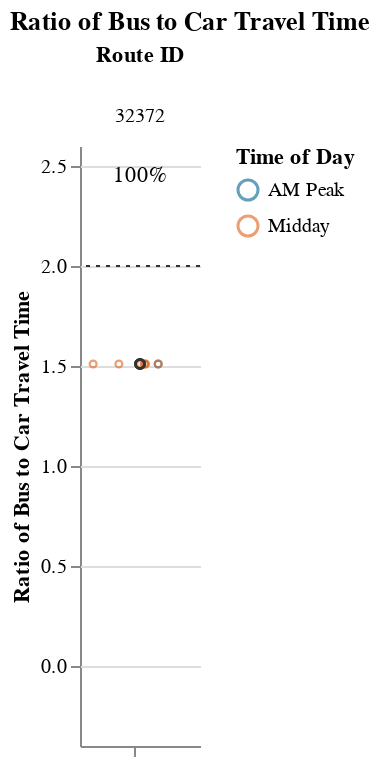
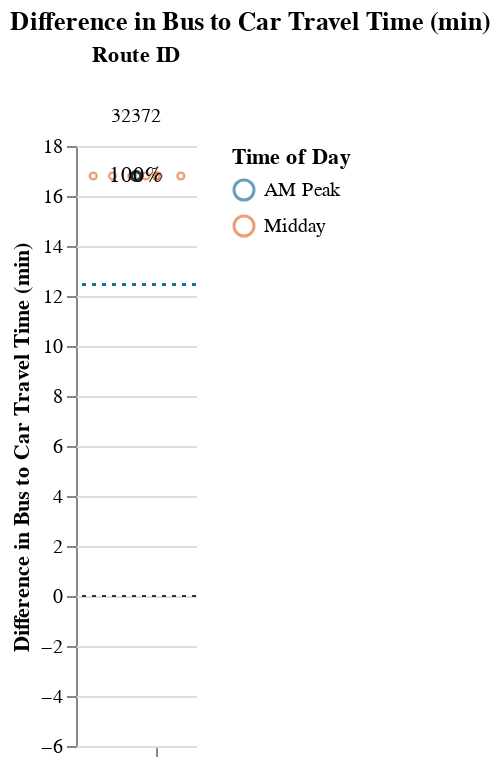

Write notebook code for charts like these, in order.
### Markdown cell above
## Viable Competitive Routes
### Short Routes (< 1 hr)

### Code cell
# Allow for possibility that operator doesn't have routes that fall into certain route_groups
# But, jupyterbook will not like markdown with f-string
# separate out route_group and put in each cell, and use try/except + if to display...
# but all 3 route groups must be displayed. just add sentence about why no routes were returned at the end
route_group = "short"
try:
    subset_routes, mult, diff  = setup_charts(df, PCT_COMPETITIVE_THRESHOLD, route_group)
    
    if len(subset_routes) > 0:
        display(
            Markdown(
                f"{CAPTIONS_DICT[route_group]}"
                "Within each route group, routes are sorted in descending order "
                "by % competitive trips and # trips below the additional time cut-off."
            )
        )

        display(mult)
        display(diff)
except:
    print("No routes meet this criteria.")

### Figure 1 — Vega-Lite specification as saved in the notebook (floating-point values rounded to 4 significant figures)
{"config": {"view": {"continuousWidth": 400, "continuousHeight": 300, "stroke": null}, "facet": {"spacing": 0}}, "data": {"name": "data-14527c621fbcf766f18a1ad091930222"}, "facet": {"column": {"field": "route_id", "sort": ["32372"], "title": "Route ID", "type": "nominal"}}, "spec": {"layer": [{"mark": {"type": "point", "opacity": 0.65, "size": 12, "strokeWidth": 1.1}, "encoding": {"color": {"field": "time_of_day", "scale": {"range": ["#136C97", "#E16B26", "#F6BF16", "#00896B", "#7790A3", "#5B559C"]}, "sort": ["AM Peak", "Midday", "PM Peak", "Owl Service"], "title": "Time of Day", "type": "nominal"}, "tooltip": [{"field": "route_id", "type": "nominal"}, {"field": "trip_id", "type": "nominal"}, {"field": "service_hours", "type": "quantitative"}, {"field": "car_duration_hours", "type": "quantitative"}, {"field": "bus_multiplier", "type": "quantitative"}, {"field": "bus_difference", "type": "quantitative"}, {"field": "num_trips", "type": "quantitative"}, {"field": "num_competitive", "type": "quantitative"}, {"field": "pct_trips_competitive", "type": "quantitative"}, {"field": "p25", "type": "quantitative"}, {"field": "p50", "type": "quantitative"}, {"field": "p75", "type": "quantitative"}], "x": {"axis": {"grid": false, "labels": false, "ticks": true, "values": [0]}, "field": "jitter", "scale": {}, "title": null, "type": "quantitative"}, "y": {"field": "bus_multiplier", "scale": {"domain": [-0.25, 2.5]}, "title": "Ratio of Bus to Car Travel Time", "type": "quantitative"}}, "selection": {"selector001": {"type": "interval", "bind": "scales", "encodings": ["x", "y"]}}, "transform": [{"calculate": "sqrt(-2*log(random()))*cos(2*PI*random())", "as": "jitter"}], "width": 60}, {"layer": [{"mark": {"type": "point", "opacity": 0.6, "size": 20, "strokeWidth": 1.3}, "encoding": {"color": {"value": "#323434"}, "y": {"field": "bus_multiplier", "type": "quantitative"}}, "transform": [{"filter": "(datum.p50_trip === 1)"}]}, {"mark": {"type": "rule", "strokeDash": [2, 3]}, "encoding": {"color": {"value": "#323434"}, "y": {"field": "cutoff", "type": "quantitative"}}}, {"mark": {"type": "text", "align": "center", "baseline": "middle"}, "encoding": {"color": {"value": "black"}, "text": {"field": "pct_trips_competitive", "format": ".0%", "type": "quantitative"}, "tooltip": [{"field": "route_id", "type": "nominal"}, {"field": "trip_id", "type": "nominal"}, {"field": "service_hours", "type": "quantitative"}, {"field": "car_duration_hours", "type": "quantitative"}, {"field": "bus_multiplier", "type": "quantitative"}, {"field": "bus_difference", "type": "quantitative"}, {"field": "num_trips", "type": "quantitative"}, {"field": "num_competitive", "type": "quantitative"}, {"field": "pct_trips_competitive", "type": "quantitative"}, {"field": "p25", "type": "quantitative"}, {"field": "p50", "type": "quantitative"}, {"field": "p75", "type": "quantitative"}], "x": {"value": 30}, "y": {"value": 15}}, "transform": [{"calculate": "sqrt(-2*log(random()))*cos(2*PI*random())", "as": "jitter"}, {"filter": "(datum.fastest_trip === 1)"}]}]}]}, "resolve": {"scale": {"y": "shared"}}, "title": "Ratio of Bus to Car Travel Time", "$schema": "https://vega.github.io/schema/vega-lite/v4.17.0.json", "datasets": {"data-14527c621fbcf766f18a1ad091930222": [{"calitp_itp_id": 23, "trip_key": -495063191518700983, "trip_id": "t_1945294_b_33000_tn_5", "shape_id": "p_1303321", "route_id": "32372", "service_hours": 0.83, "trip_first_departure_ts": 46800, "trip_last_arrival_ts": 49800, "departure_hour": 13, "time_of_day": "Midday", "p25": 0.83, "p50": 0.83, "p75": 0.83, "p50_trip": 1, "fastest_trip": 0, "car_duration_hours": 0.55, "competitive_route": 1, "bus_multiplier": 1.51, "bus_difference": 16.8, "num_trips": 8, "num_competitive": 8, "pct_trips_competitive": 1.0, "bus_difference_spread": 0.0, "route_group": "short", "max_trip_hrs": 0.83, "max_trip_route_group": 0.83, "name": "City of Auburn", "caltrans_district": "03 - Marysville", "drmt_organization_name": null, "cutoff2": 12.45, "cutoff": 2}, {"calitp_itp_id": 23, "trip_key": 3451147569583601527, "trip_id": "t_1945294_b_33000_tn_7", "shape_id": "p_1303321", "route_id": "32372", "service_hours": 0.83, "trip_first_departure_ts": 54000, "trip_last_arrival_ts": 57000, "departure_hour": 15, "time_of_day": "Midday", "p25": 0.83, "p50": 0.83, "p75": 0.83, "p50_trip": 1, "fastest_trip": 0, "car_duration_hours": 0.55, "competitive_route": 1, "bus_multiplier": 1.51, "bus_difference": 16.8, "num_trips": 8, "num_competitive": 8, "pct_trips_competitive": 1.0, "bus_difference_spread": 0.0, "route_group": "short", "max_trip_hrs": 0.83, "max_trip_route_group": 0.83, "name": "City of Auburn", "caltrans_district": "03 - Marysville", "drmt_organization_name": null, "cutoff2": 12.45, "cutoff": 2}, {"calitp_itp_id": 23, "trip_key": 7840736089326840615, "trip_id": "t_1945294_b_33000_tn_3", "shape_id": "p_1303321", "route_id": "32372", "service_hours": 0.83, "trip_first_departure_ts": 39600, "trip_last_arrival_ts": 42600, "departure_hour": 11, "time_of_day": "Midday", "p25": 0.83, "p50": 0.83, "p75": 0.83, "p50_trip": 1, "fastest_trip": 0, "car_duration_hours": 0.55, "competitive_route": 1, "bus_multiplier": 1.51, "bus_difference": 16.8, "num_trips": 8, "num_competitive": 8, "pct_trips_competitive": 1.0, "bus_difference_spread": 0.0, "route_group": "short", "max_trip_hrs": 0.83, "max_trip_route_group": 0.83, "name": "City of Auburn", "caltrans_district": "03 - Marysville", "drmt_organization_name": null, "cutoff2": 12.45, "cutoff": 2}, {"calitp_itp_id": 23, "trip_key": -5716356275589899007, "trip_id": "t_1945294_b_33000_tn_8", "shape_id": "p_1303321", "route_id": "32372", "service_hours": 0.83, "trip_first_departure_ts": 57600, "trip_last_arrival_ts": 60600, "departure_hour": 16, "time_of_day": "Midday", "p25": 0.83, "p50": 0.83, "p75": 0.83, "p50_trip": 1, "fastest_trip": 1, "car_duration_hours": 0.55, "competitive_route": 1, "bus_multiplier": 1.51, "bus_difference": 16.8, "num_trips": 8, "num_competitive": 8, "pct_trips_competitive": 1.0, "bus_difference_spread": 0.0, "route_group": "short", "max_trip_hrs": 0.83, "max_trip_route_group": 0.83, "name": "City of Auburn", "caltrans_district": "03 - Marysville", "drmt_organization_name": null, "cutoff2": 12.45, "cutoff": 2}, {"calitp_itp_id": 23, "trip_key": -4267579611492000082, "trip_id": "t_1945294_b_33000_tn_1", "shape_id": "p_1303321", "route_id": "32372", "service_hours": 0.83, "trip_first_departure_ts": 32400, "trip_last_arrival_ts": 35400, "departure_hour": 9, "time_of_day": "AM Peak", "p25": 0.83, "p50": 0.83, "p75": 0.83, "p50_trip": 1, "fastest_trip": 0, "car_duration_hours": 0.55, "competitive_route": 1, "bus_multiplier": 1.51, "bus_difference": 16.8, "num_trips": 8, "num_competitive": 8, "pct_trips_competitive": 1.0, "bus_difference_spread": 0.0, "route_group": "short", "max_trip_hrs": 0.83, "max_trip_route_group": 0.83, "name": "City of Auburn", "caltrans_district": "03 - Marysville", "drmt_organization_name": null, "cutoff2": 12.45, "cutoff": 2}, {"calitp_itp_id": 23, "trip_key": -5666021501102850209, "trip_id": "t_1945294_b_33000_tn_2", "shape_id": "p_1303321", "route_id": "32372", "service_hours": 0.83, "trip_first_departure_ts": 36000, "trip_last_arrival_ts": 39000, "departure_hour": 10, "time_of_day": "Midday", "p25": 0.83, "p50": 0.83, "p75": 0.83, "p50_trip": 1, "fastest_trip": 0, "car_duration_hours": 0.55, "competitive_route": 1, "bus_multiplier": 1.51, "bus_difference": 16.8, "num_trips": 8, "num_competitive": 8, "pct_trips_competitive": 1.0, "bus_difference_spread": 0.0, "route_group": "short", "max_trip_hrs": 0.83, "max_trip_route_group": 0.83, "name": "City of Auburn", "caltrans_district": "03 - Marysville", "drmt_organization_name": null, "cutoff2": 12.45, "cutoff": 2}, {"calitp_itp_id": 23, "trip_key": -7428228111313824390, "trip_id": "t_1945294_b_33000_tn_6", "shape_id": "p_1303321", "route_id": "32372", "service_hours": 0.83, "trip_first_departure_ts": 50400, "trip_last_arrival_ts": 53400, "departure_hour": 14, "time_of_day": "Midday", "p25": 0.83, "p50": 0.83, "p75": 0.83, "p50_trip": 1, "fastest_trip": 0, "car_duration_hours": 0.55, "competitive_route": 1, "bus_multiplier": 1.51, "bus_difference": 16.8, "num_trips": 8, "num_competitive": 8, "pct_trips_competitive": 1.0, "bus_difference_spread": 0.0, "route_group": "short", "max_trip_hrs": 0.83, "max_trip_route_group": 0.83, "name": "City of Auburn", "caltrans_district": "03 - Marysville", "drmt_organization_name": null, "cutoff2": 12.45, "cutoff": 2}, {"calitp_itp_id": 23, "trip_key": -1473489459558637396, "trip_id": "t_1945294_b_33000_tn_4", "shape_id": "p_1303321", "route_id": "32372", "service_hours": 0.83, "trip_first_departure_ts": 43200, "trip_last_arrival_ts": 46200, "departure_hour": 12, "time_of_day": "Midday", "p25": 0.83, "p50": 0.83, "p75": 0.83, "p50_trip": 1, "fastest_trip": 0, "car_duration_hours": 0.55, "competitive_route": 1, "bus_multiplier": 1.51, "bus_difference": 16.8, "num_trips": 8, "num_competitive": 8, "pct_trips_competitive": 1.0, "bus_difference_spread": 0.0, "route_group": "short", "max_trip_hrs": 0.83, "max_trip_route_group": 0.83, "name": "City of Auburn", "caltrans_district": "03 - Marysville", "drmt_organization_name": null, "cutoff2": 12.45, "cutoff": 2}]}}

### Figure 2 — Vega-Lite specification as saved in the notebook (floating-point values rounded to 4 significant figures)
{"config": {"view": {"continuousWidth": 400, "continuousHeight": 300, "stroke": null}, "facet": {"spacing": 0}}, "data": {"name": "data-2a11e9afee5042748f47400b3201ca99"}, "facet": {"column": {"field": "route_id", "sort": ["32372"], "title": "Route ID", "type": "nominal"}}, "spec": {"layer": [{"mark": {"type": "point", "opacity": 0.65, "size": 12, "strokeWidth": 1.1}, "encoding": {"color": {"field": "time_of_day", "scale": {"range": ["#136C97", "#E16B26", "#F6BF16", "#00896B", "#7790A3", "#5B559C"]}, "sort": ["AM Peak", "Midday", "PM Peak", "Owl Service"], "title": "Time of Day", "type": "nominal"}, "tooltip": [{"field": "route_id", "type": "nominal"}, {"field": "trip_id", "type": "nominal"}, {"field": "service_hours", "type": "quantitative"}, {"field": "car_duration_hours", "type": "quantitative"}, {"field": "bus_multiplier", "type": "quantitative"}, {"field": "bus_difference", "type": "quantitative"}, {"field": "num_trips", "type": "quantitative"}, {"field": "num_competitive", "type": "quantitative"}, {"field": "pct_trips_competitive", "type": "quantitative"}, {"field": "p25", "type": "quantitative"}, {"field": "p50", "type": "quantitative"}, {"field": "p75", "type": "quantitative"}], "x": {"axis": {"grid": false, "labels": false, "ticks": true, "values": [0]}, "field": "jitter", "scale": {}, "title": null, "type": "quantitative"}, "y": {"field": "bus_difference", "scale": {"domain": [-5, 17.45]}, "title": "Difference in Bus to Car Travel Time (min)", "type": "quantitative"}}, "selection": {"selector002": {"type": "interval", "bind": "scales", "encodings": ["x", "y"]}}, "transform": [{"calculate": "sqrt(-2*log(random()))*cos(2*PI*random())", "as": "jitter"}], "width": 60}, {"layer": [{"mark": {"type": "point", "opacity": 0.6, "size": 20, "strokeWidth": 1.3}, "encoding": {"color": {"value": "#323434"}, "y": {"field": "bus_difference", "type": "quantitative"}}, "transform": [{"filter": "(datum.p50_trip === 1)"}]}, {"mark": {"type": "rule", "strokeDash": [2, 3]}, "encoding": {"color": {"value": "#323434"}, "y": {"field": "cutoff", "type": "quantitative"}}}, {"mark": {"type": "rule", "strokeDash": [2, 3]}, "encoding": {"color": {"value": "#136C97"}, "y": {"field": "cutoff2", "type": "quantitative"}}}, {"mark": {"type": "text", "align": "center", "baseline": "middle"}, "encoding": {"color": {"value": "black"}, "text": {"field": "pct_trips_competitive", "format": ".0%", "type": "quantitative"}, "tooltip": [{"field": "route_id", "type": "nominal"}, {"field": "trip_id", "type": "nominal"}, {"field": "service_hours", "type": "quantitative"}, {"field": "car_duration_hours", "type": "quantitative"}, {"field": "bus_multiplier", "type": "quantitative"}, {"field": "bus_difference", "type": "quantitative"}, {"field": "num_trips", "type": "quantitative"}, {"field": "num_competitive", "type": "quantitative"}, {"field": "pct_trips_competitive", "type": "quantitative"}, {"field": "p25", "type": "quantitative"}, {"field": "p50", "type": "quantitative"}, {"field": "p75", "type": "quantitative"}], "x": {"value": 30}, "y": {"value": 15}}, "transform": [{"calculate": "sqrt(-2*log(random()))*cos(2*PI*random())", "as": "jitter"}, {"filter": "(datum.fastest_trip === 1)"}]}]}]}, "resolve": {"scale": {"y": "shared"}}, "title": "Difference in Bus to Car Travel Time (min)", "$schema": "https://vega.github.io/schema/vega-lite/v4.17.0.json", "datasets": {"data-2a11e9afee5042748f47400b3201ca99": [{"calitp_itp_id": 23, "trip_key": -495063191518700983, "trip_id": "t_1945294_b_33000_tn_5", "shape_id": "p_1303321", "route_id": "32372", "service_hours": 0.83, "trip_first_departure_ts": 46800, "trip_last_arrival_ts": 49800, "departure_hour": 13, "time_of_day": "Midday", "p25": 0.83, "p50": 0.83, "p75": 0.83, "p50_trip": 1, "fastest_trip": 0, "car_duration_hours": 0.55, "competitive_route": 1, "bus_multiplier": 1.51, "bus_difference": 16.8, "num_trips": 8, "num_competitive": 8, "pct_trips_competitive": 1.0, "bus_difference_spread": 0.0, "route_group": "short", "max_trip_hrs": 0.83, "max_trip_route_group": 0.83, "name": "City of Auburn", "caltrans_district": "03 - Marysville", "drmt_organization_name": null, "cutoff2": 12.45, "cutoff": 0}, {"calitp_itp_id": 23, "trip_key": 3451147569583601527, "trip_id": "t_1945294_b_33000_tn_7", "shape_id": "p_1303321", "route_id": "32372", "service_hours": 0.83, "trip_first_departure_ts": 54000, "trip_last_arrival_ts": 57000, "departure_hour": 15, "time_of_day": "Midday", "p25": 0.83, "p50": 0.83, "p75": 0.83, "p50_trip": 1, "fastest_trip": 0, "car_duration_hours": 0.55, "competitive_route": 1, "bus_multiplier": 1.51, "bus_difference": 16.8, "num_trips": 8, "num_competitive": 8, "pct_trips_competitive": 1.0, "bus_difference_spread": 0.0, "route_group": "short", "max_trip_hrs": 0.83, "max_trip_route_group": 0.83, "name": "City of Auburn", "caltrans_district": "03 - Marysville", "drmt_organization_name": null, "cutoff2": 12.45, "cutoff": 0}, {"calitp_itp_id": 23, "trip_key": 7840736089326840615, "trip_id": "t_1945294_b_33000_tn_3", "shape_id": "p_1303321", "route_id": "32372", "service_hours": 0.83, "trip_first_departure_ts": 39600, "trip_last_arrival_ts": 42600, "departure_hour": 11, "time_of_day": "Midday", "p25": 0.83, "p50": 0.83, "p75": 0.83, "p50_trip": 1, "fastest_trip": 0, "car_duration_hours": 0.55, "competitive_route": 1, "bus_multiplier": 1.51, "bus_difference": 16.8, "num_trips": 8, "num_competitive": 8, "pct_trips_competitive": 1.0, "bus_difference_spread": 0.0, "route_group": "short", "max_trip_hrs": 0.83, "max_trip_route_group": 0.83, "name": "City of Auburn", "caltrans_district": "03 - Marysville", "drmt_organization_name": null, "cutoff2": 12.45, "cutoff": 0}, {"calitp_itp_id": 23, "trip_key": -5716356275589899007, "trip_id": "t_1945294_b_33000_tn_8", "shape_id": "p_1303321", "route_id": "32372", "service_hours": 0.83, "trip_first_departure_ts": 57600, "trip_last_arrival_ts": 60600, "departure_hour": 16, "time_of_day": "Midday", "p25": 0.83, "p50": 0.83, "p75": 0.83, "p50_trip": 1, "fastest_trip": 1, "car_duration_hours": 0.55, "competitive_route": 1, "bus_multiplier": 1.51, "bus_difference": 16.8, "num_trips": 8, "num_competitive": 8, "pct_trips_competitive": 1.0, "bus_difference_spread": 0.0, "route_group": "short", "max_trip_hrs": 0.83, "max_trip_route_group": 0.83, "name": "City of Auburn", "caltrans_district": "03 - Marysville", "drmt_organization_name": null, "cutoff2": 12.45, "cutoff": 0}, {"calitp_itp_id": 23, "trip_key": -4267579611492000082, "trip_id": "t_1945294_b_33000_tn_1", "shape_id": "p_1303321", "route_id": "32372", "service_hours": 0.83, "trip_first_departure_ts": 32400, "trip_last_arrival_ts": 35400, "departure_hour": 9, "time_of_day": "AM Peak", "p25": 0.83, "p50": 0.83, "p75": 0.83, "p50_trip": 1, "fastest_trip": 0, "car_duration_hours": 0.55, "competitive_route": 1, "bus_multiplier": 1.51, "bus_difference": 16.8, "num_trips": 8, "num_competitive": 8, "pct_trips_competitive": 1.0, "bus_difference_spread": 0.0, "route_group": "short", "max_trip_hrs": 0.83, "max_trip_route_group": 0.83, "name": "City of Auburn", "caltrans_district": "03 - Marysville", "drmt_organization_name": null, "cutoff2": 12.45, "cutoff": 0}, {"calitp_itp_id": 23, "trip_key": -5666021501102850209, "trip_id": "t_1945294_b_33000_tn_2", "shape_id": "p_1303321", "route_id": "32372", "service_hours": 0.83, "trip_first_departure_ts": 36000, "trip_last_arrival_ts": 39000, "departure_hour": 10, "time_of_day": "Midday", "p25": 0.83, "p50": 0.83, "p75": 0.83, "p50_trip": 1, "fastest_trip": 0, "car_duration_hours": 0.55, "competitive_route": 1, "bus_multiplier": 1.51, "bus_difference": 16.8, "num_trips": 8, "num_competitive": 8, "pct_trips_competitive": 1.0, "bus_difference_spread": 0.0, "route_group": "short", "max_trip_hrs": 0.83, "max_trip_route_group": 0.83, "name": "City of Auburn", "caltrans_district": "03 - Marysville", "drmt_organization_name": null, "cutoff2": 12.45, "cutoff": 0}, {"calitp_itp_id": 23, "trip_key": -7428228111313824390, "trip_id": "t_1945294_b_33000_tn_6", "shape_id": "p_1303321", "route_id": "32372", "service_hours": 0.83, "trip_first_departure_ts": 50400, "trip_last_arrival_ts": 53400, "departure_hour": 14, "time_of_day": "Midday", "p25": 0.83, "p50": 0.83, "p75": 0.83, "p50_trip": 1, "fastest_trip": 0, "car_duration_hours": 0.55, "competitive_route": 1, "bus_multiplier": 1.51, "bus_difference": 16.8, "num_trips": 8, "num_competitive": 8, "pct_trips_competitive": 1.0, "bus_difference_spread": 0.0, "route_group": "short", "max_trip_hrs": 0.83, "max_trip_route_group": 0.83, "name": "City of Auburn", "caltrans_district": "03 - Marysville", "drmt_organization_name": null, "cutoff2": 12.45, "cutoff": 0}, {"calitp_itp_id": 23, "trip_key": -1473489459558637396, "trip_id": "t_1945294_b_33000_tn_4", "shape_id": "p_1303321", "route_id": "32372", "service_hours": 0.83, "trip_first_departure_ts": 43200, "trip_last_arrival_ts": 46200, "departure_hour": 12, "time_of_day": "Midday", "p25": 0.83, "p50": 0.83, "p75": 0.83, "p50_trip": 1, "fastest_trip": 0, "car_duration_hours": 0.55, "competitive_route": 1, "bus_multiplier": 1.51, "bus_difference": 16.8, "num_trips": 8, "num_competitive": 8, "pct_trips_competitive": 1.0, "bus_difference_spread": 0.0, "route_group": "short", "max_trip_hrs": 0.83, "max_trip_route_group": 0.83, "name": "City of Auburn", "caltrans_district": "03 - Marysville", "drmt_organization_name": null, "cutoff2": 12.45, "cutoff": 0}]}}
